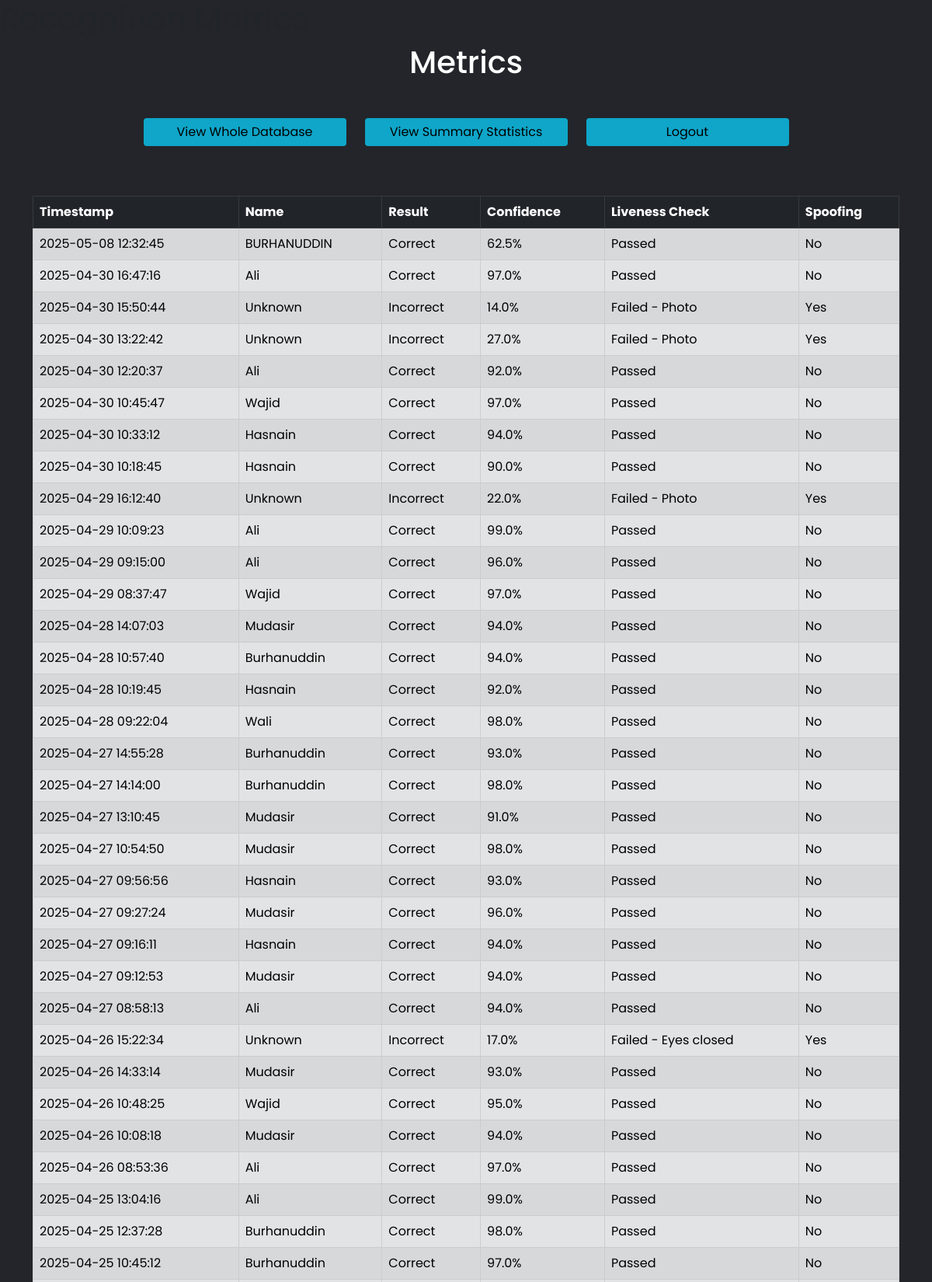
The app's page /metrics (upper part) with its own data.
### tables this page shows
CREATE TABLE RecognitionLogs (id INTEGER PRIMARY KEY AUTOINCREMENT, timestamp TEXT, name TEXT, recognition_result TEXT, is_spoofing BOOLEAN, confidence REAL, liveness_check TEXT);

### app.py (the view)
@app.route('/metrics', methods=["GET", "POST"])
def metrics():
        conn = sqlite3.connect('information.db')
        conn.row_factory = sqlite3.Row  # This enables column access by name
        date_filter = request.form.get('date_filter')
        name_filter = request.form.get('name_filter')
        result_filter = request.form.get('result_filter')
        query = "SELECT * FROM RecognitionLogs WHERE 1=1"
        params = []
        if date_filter:
            query += " AND date(timestamp) = ?"
            params.append(date_filter)
        if name_filter and name_filter != "All":
            query += " AND name = ?"
            params.append(name_filter)
        if result_filter and result_filter != "All":
            if result_filter == "Spoofing":
                query += " AND is_spoofing = 1"
            else:
                query += " AND recognition_result = ?"
                params.append(result_filter)
        query += " ORDER BY timestamp DESC"
        cur = conn.cursor()
        cur.execute(query, params)
        rows = cur.fetchall()
        cur.execute("SELECT DISTINCT name FROM RecognitionLogs WHERE name != 'Unknown' ORDER BY name")
        names = [row['name'] for row in cur.fetchall()]
        conn.close()
        return render_template('RecognitionMetrics.html', rows=rows, names=names, selected_date=date_filter, selected_name=name_filter, selected_result=result_filter)

### templates/RecognitionMetrics.html (shortened to what this page needs)
<!DOCTYPE html>
<html>
<head>
    <link href="https://cdn.jsdelivr.net/npm/bootstrap@5.0.2/dist/css/bootstrap.min.css" rel="stylesheet"
>
    <link rel="stylesheet" href="{{ url_for('static', filename='css/style.css') }}">
</head>
<body>
    <h1>Recognition Metrics</h1>
    <div class="container">
        <h1 class="text-center mb-5 text-white">Metrics</h1>
        <div class="row mb-5 justify-content-center">
            <div class="col-md-3">
                <form class="mb-3 w-100" action="/whole" method="post">
                    <button class="btn btn-primary blue-btn w-100">View Whole Database</button>
                </form>
            </div>
            <div class="col-md-3">
                <form class="mb-3 w-100" action="/metrics_summary" method="post">
                    <button class="btn btn-primary blue-btn w-100">View Summary Statistics</button>
                </form>
            </div>
            <div class="col-md-3">
                <form class="mb-3 w-100" action="/" method="GET">
                    <button class="btn btn-primary blue-btn w-100">Logout</button>
                </form>
            </div>
        </div>
        <div class="row">
            <div class="col-md-12">
                <table class="table table-secondary table-striped table-bordered table-hover mb-5">
                    <thead class="table-dark">
                        <tr>
                            <th>Timestamp</th>
                            <th>Name</th>
                            <th>Result</th>
                            <th>Confidence</th>
                            <th>Liveness Check</th>
                            <th>Spoofing</th>
                        </tr>
                    </thead>
                    <tbody>
                        {% for row in rows %}
                        <tr>
                            <td>{{ row['timestamp'] }}</td>
                            <td>{{ row['name'] }}</td>
                            <td>{{ row['recognition_result'] }}</td>
                            <td>{% if row['confidence'] %}{{ "%.1f"|format(row['confidence']*100) }}%{% else %}N/A{% endif %}</td>
                            <td>{{ row['liveness_check'] }}</td>
                            <td>{% if row['is_spoofing'] %}Yes{% else %}No{% endif %}</td>
                        </tr>
                        {% endfor %}
                    </tbody>
                </table>
            </div>
        </div>
    </div>
</body>
</html>

### static/css/style.css (style rules this page uses)
* { margin: 0; padding: 0; box-sizing: border-box; font-family: "Poppins", sans-serif; }
body { background: #23252a; }
.blue-btn { background-color: #0fa6c9 !important; color: black !important; border: white !important; }

### records on screen
RecognitionLogs: timestamp "2025-05-08 12:32:45", name "BURHANUDDIN", recognition_result "Correct", row['confidence']*100 "62.5", liveness_check "Passed", is_spoofing "No"
RecognitionLogs: timestamp "2025-04-30 16:47:16", name "Ali", recognition_result "Correct", row['confidence']*100 "97.0", liveness_check "Passed", is_spoofing "No"
RecognitionLogs: timestamp "2025-04-30 15:50:44", name "Unknown", recognition_result "Incorrect", row['confidence']*100 "14.0", liveness_check "Failed - Photo", is_spoofing "Yes"
RecognitionLogs: timestamp "2025-04-30 13:22:42", name "Unknown", recognition_result "Incorrect", row['confidence']*100 "27.0", liveness_check "Failed - Photo", is_spoofing "Yes"
RecognitionLogs: timestamp "2025-04-30 12:20:37", name "Ali", recognition_result "Correct", row['confidence']*100 "92.0", liveness_check "Passed", is_spoofing "No"
RecognitionLogs: timestamp "2025-04-30 10:45:47", name "Wajid", recognition_result "Correct", row['confidence']*100 "97.0", liveness_check "Passed", is_spoofing "No"
RecognitionLogs: timestamp "2025-04-30 10:33:12", name "Hasnain", recognition_result "Correct", row['confidence']*100 "94.0", liveness_check "Passed", is_spoofing "No"
RecognitionLogs: timestamp "2025-04-30 10:18:45", name "Hasnain", recognition_result "Correct", row['confidence']*100 "90.0", liveness_check "Passed", is_spoofing "No"
RecognitionLogs: timestamp "2025-04-29 16:12:40", name "Unknown", recognition_result "Incorrect", row['confidence']*100 "22.0", liveness_check "Failed - Photo", is_spoofing "Yes"
RecognitionLogs: timestamp "2025-04-29 10:09:23", name "Ali", recognition_result "Correct", row['confidence']*100 "99.0", liveness_check "Passed", is_spoofing "No"
RecognitionLogs: timestamp "2025-04-29 09:15:00", name "Ali", recognition_result "Correct", row['confidence']*100 "96.0", liveness_check "Passed", is_spoofing "No"
RecognitionLogs: timestamp "2025-04-29 08:37:47", name "Wajid", recognition_result "Correct", row['confidence']*100 "97.0", liveness_check "Passed", is_spoofing "No"
RecognitionLogs: timestamp "2025-04-28 14:07:03", name "Mudasir", recognition_result "Correct", row['confidence']*100 "94.0", liveness_check "Passed", is_spoofing "No"
RecognitionLogs: timestamp "2025-04-28 10:57:40", name "Burhanuddin", recognition_result "Correct", row['confidence']*100 "94.0", liveness_check "Passed", is_spoofing "No"
RecognitionLogs: timestamp "2025-04-28 10:19:45", name "Hasnain", recognition_result "Correct", row['confidence']*100 "92.0", liveness_check "Passed", is_spoofing "No"
RecognitionLogs: timestamp "2025-04-28 09:22:04", name "Wali", recognition_result "Correct", row['confidence']*100 "98.0", liveness_check "Passed", is_spoofing "No"
RecognitionLogs: timestamp "2025-04-27 14:55:28", name "Burhanuddin", recognition_result "Correct", row['confidence']*100 "93.0", liveness_check "Passed", is_spoofing "No"
RecognitionLogs: timestamp "2025-04-27 14:14:00", name "Burhanuddin", recognition_result "Correct", row['confidence']*100 "98.0", liveness_check "Passed", is_spoofing "No"
RecognitionLogs: timestamp "2025-04-27 13:10:45", name "Mudasir", recognition_result "Correct", row['confidence']*100 "91.0", liveness_check "Passed", is_spoofing "No"
RecognitionLogs: timestamp "2025-04-27 10:54:50", name "Mudasir", recognition_result "Correct", row['confidence']*100 "98.0", liveness_check "Passed", is_spoofing "No"
RecognitionLogs: timestamp "2025-04-27 09:56:56", name "Hasnain", recognition_result "Correct", row['confidence']*100 "93.0", liveness_check "Passed", is_spoofing "No"
RecognitionLogs: timestamp "2025-04-27 09:27:24", name "Mudasir", recognition_result "Correct", row['confidence']*100 "96.0", liveness_check "Passed", is_spoofing "No"
RecognitionLogs: timestamp "2025-04-27 09:16:11", name "Hasnain", recognition_result "Correct", row['confidence']*100 "94.0", liveness_check "Passed", is_spoofing "No"
RecognitionLogs: timestamp "2025-04-27 09:12:53", name "Mudasir", recognition_result "Correct", row['confidence']*100 "94.0", liveness_check "Passed", is_spoofing "No"
RecognitionLogs: timestamp "2025-04-27 08:58:13", name "Ali", recognition_result "Correct", row['confidence']*100 "94.0", liveness_check "Passed", is_spoofing "No"
RecognitionLogs: timestamp "2025-04-26 15:22:34", name "Unknown", recognition_result "Incorrect", row['confidence']*100 "17.0", liveness_check "Failed - Eyes closed", is_spoofing "Yes"
RecognitionLogs: timestamp "2025-04-26 14:33:14", name "Mudasir", recognition_result "Correct", row['confidence']*100 "93.0", liveness_check "Passed", is_spoofing "No"
RecognitionLogs: timestamp "2025-04-26 10:48:25", name "Wajid", recognition_result "Correct", row['confidence']*100 "95.0", liveness_check "Passed", is_spoofing "No"
RecognitionLogs: timestamp "2025-04-26 10:08:18", name "Mudasir", recognition_result "Correct", row['confidence']*100 "94.0", liveness_check "Passed", is_spoofing "No"
RecognitionLogs: timestamp "2025-04-26 08:53:36", name "Ali", recognition_result "Correct", row['confidence']*100 "97.0", liveness_check "Passed", is_spoofing "No"
RecognitionLogs: timestamp "2025-04-25 13:04:16", name "Ali", recognition_result "Correct", row['confidence']*100 "99.0", liveness_check "Passed", is_spoofing "No"
RecognitionLogs: timestamp "2025-04-25 12:37:28", name "Burhanuddin", recognition_result "Correct", row['confidence']*100 "98.0", liveness_check "Passed", is_spoofing "No"
RecognitionLogs: timestamp "2025-04-25 10:45:12", name "Burhanuddin", recognition_result "Correct", row['confidence']*100 "97.0", liveness_check "Passed", is_spoofing "No"
